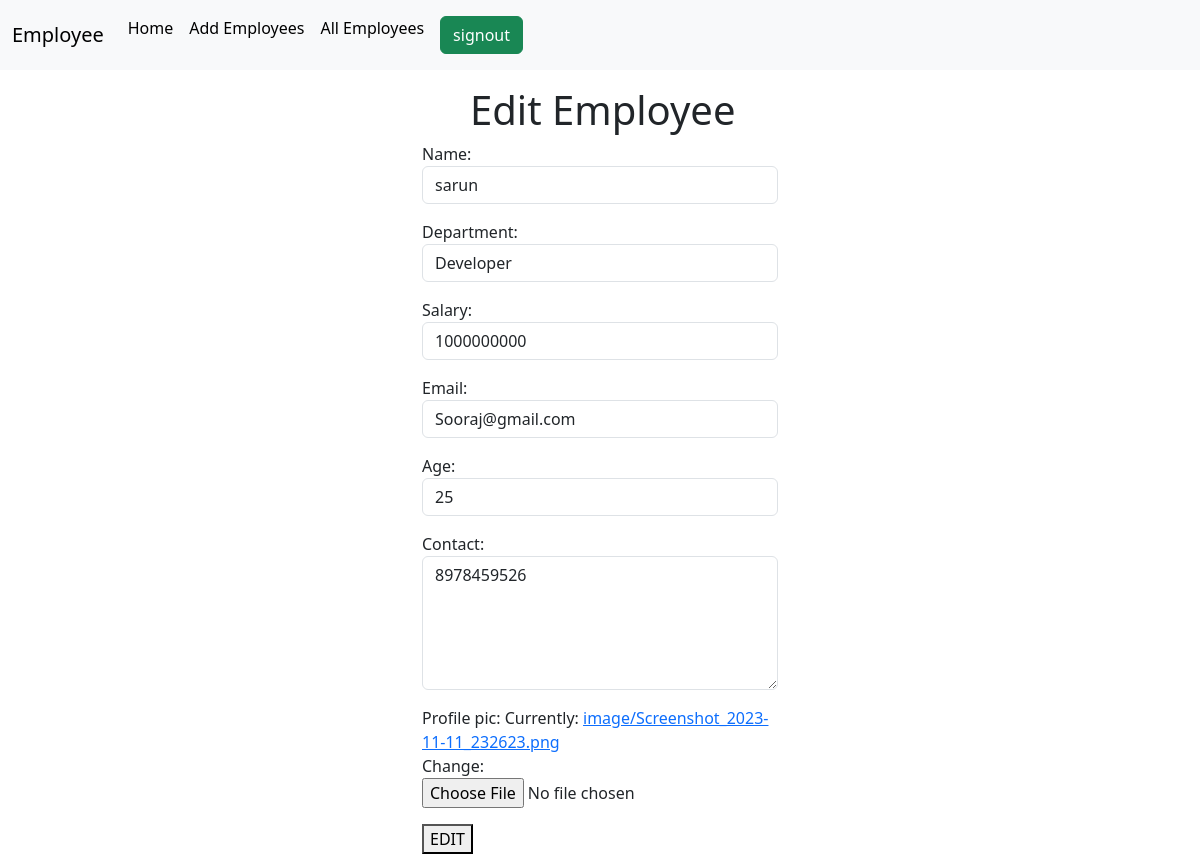
/employees/3/edit, run on the app's committed database.
### crm/models.py (models this page shows, shortened)
class Employees(models.Model):
    name=models.CharField(max_length=200)
    department=models.CharField(max_length=200)
    salary=models.PositiveIntegerField()
    email=models.EmailField(unique=True)
    age=models.IntegerField()
    contact=models.CharField(null=True,max_length=200)
    profile_pic=models.ImageField(upload_to="image",null=True)

### crm/views.py (the view, shortened to what this page needs)
# urls.py: path("employees/<int:pk>/edit",views.EmployeeUpdateView.as_view(),name="emp-edit"),
class EmployeeUpdateView(View):
    def get(self,request,*args,**kwargs):
        id=kwargs.get("pk")
        obj=Employees.objects.get(id=id)
        form=EmployeeModelForm(instance=obj)
        return render(request,"emp_edit.html",{"form":form})

### crm/forms.py
class EmployeeModelForm(forms.ModelForm):
    class Meta:
        model=Employees
        fields="__all__"
        widgets={
            "name":forms.TextInput(attrs={"class":"form-control "}),
            "department":forms.TextInput(attrs={"class":"form-control"}),
            "salary":forms.NumberInput(attrs={"class":"form-control"}),
            "email":forms.TextInput(attrs={"class":"form-control"}),
            "age":forms.NumberInput(attrs={"class":"form-control"}),
            "contact":forms.Textarea(attrs={"class":"form-control","rows":5})
        }

### crm/templates/emp_edit.html (shortened to what this page needs)
{%extends 'base.html'%}
{%block body_block%}
<div class="container mt-3 ">
    <div class="row">
        <div class="col-4"></div>
        <div class="col-4">
            <h1 class="ms-5">Edit Employee</h1>
            <form action="" method="post" enctype="multipart/form-data">
                {{form.as_p}}
                <div class="mt-3">
                    <button type="submit">EDIT</button>
                </div>
            </form>
        </div>
        <div class="col-4"></div>
    </div>
</div>
{%endblock%}

### data on the page
Employees: name "sarun", department "Developer", salary "1000000000", email "Sooraj@gmail.com", age "25", contact "8978459526"
